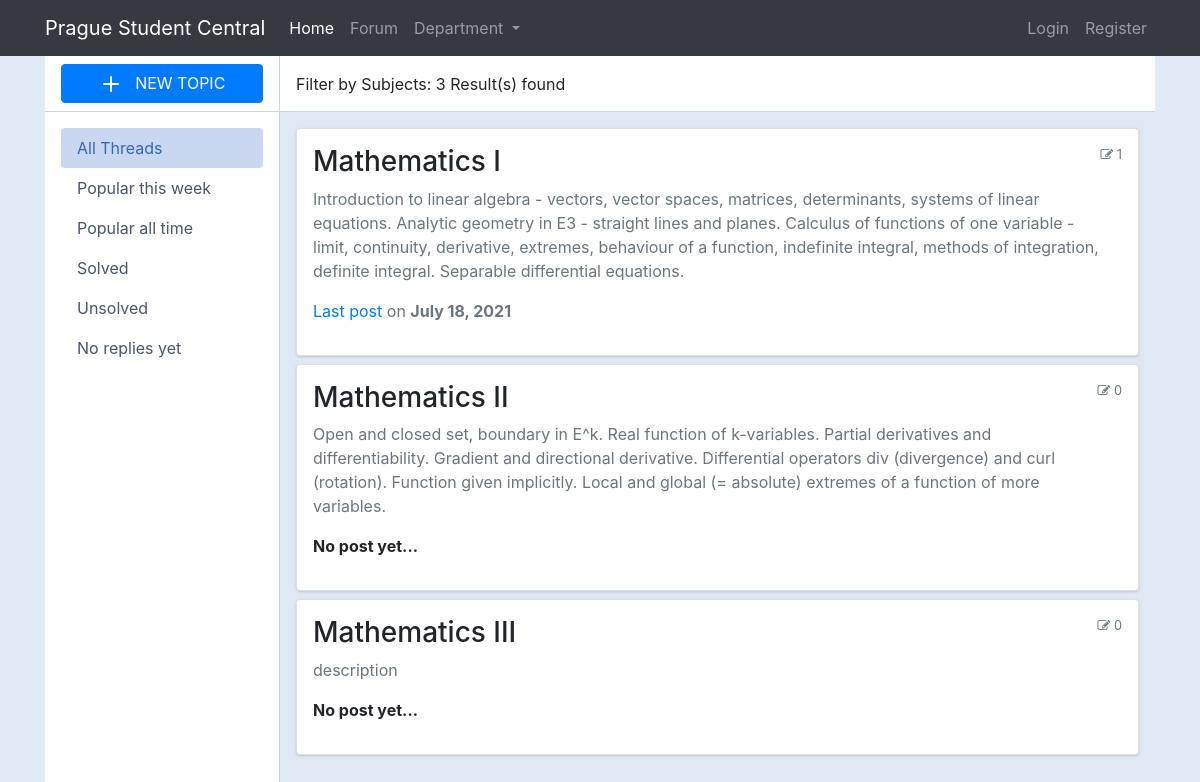
The page /department/1 on the database its author committed.
### main/models.py (models this page shows, shortened)
class Category(models.Model):
    title = models.CharField(max_length=50)
    slug = models.SlugField(max_length=400, unique=True, blank=True)
    description = models.TextField(default="description")
    deptartment = models.ForeignKey(CategoryDept, on_delete=models.CASCADE)
    class Meta:
        verbose_name_plural = "categories"
    def get_url(self):
        return reverse("forum:posts", kwargs={
            "slug":self.slug
        })
    @property
    def num_posts(self):
        return Post.objects.filter(categories=self).count()
    @property
    def last_post(self):
        return Post.objects.filter(categories=self).latest("date")

class Post(models.Model):
    title = models.CharField(max_length=400)
    slug = models.SlugField(max_length=400, unique=True, blank=True)
    user = models.ForeignKey(Author, on_delete=models.CASCADE)
    content = HTMLField()
    categories = models.ManyToManyField(Category)
    date = models.DateTimeField(auto_now_add=True)
    approved = models.BooleanField(default=False)
    hit_count_generic = GenericRelation(HitCount, object_id_field='object_pk',
        related_query_name='hit_count_generic_relation'
    )
    tags = TaggableManager()
    comments = models.ManyToManyField(Comment, blank=True)
    def get_url(self):
        return reverse("forum:detail", kwargs={
            "slug":self.slug
        })

### main/views.py (the view)
# urls.py: path("department/<int:dept_id>", subject_list_by_department, name="dept_filter"),
def subject_list_by_department(request, dept_id):
    context = {}
    dept_all = [t.id for t in CategoryDept.objects.all()]
    if dept_id in dept_all:
        subjects_all = Category.objects.filter(deptartment=dept_id)
    context.update ({
        'subject_filter_by_dept':subjects_all
    })
    return render(request, "screens/subject_list.html", context)

### main/context_processors.py (called while the page is built, shortened)
def search_function(request):
    search_context = {}
    topic = Category.objects.all()
    return search_context

def list_department_function(request):
    dept_context = {
        "departments": CategoryDept.objects.all()
    }
    return dept_context

### main/models.py (called while the page is built)
    def get_absolute_url(self):
        return reverse('forum:dept_filter', args=[self.id])

### templates/screens/subject_list.html (shortened to what this page needs)
{% extends 'root.html' %}
{% block content %}
    <div class="container">
        <div class="main-body p-0">
            <div class="inner-wrapper">
                <div class="inner-sidebar">
                    <div class="inner-sidebar-header justify-content-center">
                        <a href="{% url 'forum:create_subject' %}" class="btn btn-primary has-icon btn-block" type="button" data-toggle="modal" data-target="#threadModal">
                            <svg xmlns="http://www.w3.org/2000/svg" width="24" height="24" viewBox="0 0 24 24" fill="none" stroke="currentColor" stroke-width="2" stroke-linecap="round" stroke-linejoin="round" class="feather feather-plus mr-2">
                                <line x1="12" y1="5" x2="12" y2="19"></line>
                                <line x1="5" y1="12" x2="19" y2="12"></line>
                            </svg>
                            NEW TOPIC
                        </a>
                    </div>
                    <div class="inner-sidebar-body p-0">
                        <div class="p-3 h-100" data-simplebar="init">
                            <div class="simplebar-wrapper" style="margin: -16px;">
                                <div class="simplebar-mask">
                                    <div class="simplebar-offset" style="right: 0px; bottom: 0px;">
                                        <div class="simplebar-content-wrapper" style="height: 100%; overflow: hidden scroll;">
                                            <div class="simplebar-content" style="padding: 16px;">
                                                <nav class="nav nav-pills nav-gap-y-1 flex-column">
                                                    <a href="javascript:void(0)" class="nav-link nav-link-faded has-icon active">All Threads</a>
                                                    <a href="javascript:void(0)" class="nav-link nav-link-faded has-icon">Popular this week</a>
                                                    <a href="javascript:void(0)" class="nav-link nav-link-faded has-icon">Popular all time</a>
                                                    <a href="javascript:void(0)" class="nav-link nav-link-faded has-icon">Solved</a>
                                                    <a href="javascript:void(0)" class="nav-link nav-link-faded has-icon">Unsolved</a>
                                                    <a href="javascript:void(0)" class="nav-link nav-link-faded has-icon">No replies yet</a>
                                                </nav>
                                            </div>
                                        </div>
                                    </div>
                                </div>
                                <div class="simplebar-placeholder" style="width: 234px; height: 292px;"></div>
                            </div>
                        </div>
                    </div>
                </div>
                <div class="inner-main">
                    <div class="inner-main-header">
                        <span>Filter by Subjects: {{ subject_filter_by_dept|length }} Result(s) found </span>
                    </div>
                    <div class="inner-main-body p-2 p-sm-3 collapse forum-content show">
                        {% for subject in subject_filter_by_dept %}
                        <div class="card mb-2">
                            <div class="card-body p-2 p-sm-3">
                                <div class="media forum-item">
                                    <div class="media-body">
                                        <h3><a data-toggle="collapse" data-target=".forum-content" class="text-body" href="{{subject.get_url}}">{{subject.title}}</a></h3>
                                        <p class="text-secondary">{{subject.description}}</p>
                                        {% if subject.num_posts == 0 %}
                                            <p><strong>No post yet... </strong></p>
                                        {% else %}
                                            <p class="text-muted"><a href="{{subject.last_post.get_url}}">Last post</a> on <span class="text-secondary font-weight-bold">{{subject.last_post.date|date}}</span></p>
                                        {% endif %}
                                    </div>
                                    <div class="text-muted small text-center align-self-top">
                                        <span class="d-none d-sm-inline-block"><i class="fa fa-pencil-square-o"  aria-hidden="true"></i> {{subject.num_posts}}</span>
                                    </div>
                                </div>
                            </div>
                        </div>
                        {% endfor %}
                    </div>
                </div>
            </div>
        </div>
    </div>
{% endblock %}

### static/screens2.css (style rules this page uses)
body { margin-top:20px; color: #1a202c; text-align: left; background-color: #e2e8f0; }
.inner-wrapper { position: relative; height: calc(100vh - 3.5rem); transition: transform 0.3s; }
.inner-main, .inner-sidebar { position: absolute; top: 0; bottom: 0; display: flex; flex-direction: column; }
.inner-sidebar { left: 0; width: 235px; border-right: 1px solid #cbd5e0; background-color: #fff; z-index: 1; }
.inner-main { right: 0; left: 235px; }
.inner-main-footer, .inner-main-header, .inner-sidebar-footer, .inner-sidebar-header { height: 3.5rem; border-bottom: 1px solid #cbd5e0; display: flex; align-items: center; padding: 0 1rem; flex-shrink: 0; }
.inner-main-body, .inner-sidebar-body { padding: 1rem; overflow-y: auto; position: relative; flex: 1 1 auto; }
.inner-main-footer, .inner-main-header { background-color: #fff; }
.nav .show>.nav-link.nav-link-faded, .nav-link.nav-link-faded.active, .nav-link.nav-link-faded:active, .nav-pills .nav-link.nav-link-faded.active, .navbar-nav .show>.nav-link.nav-link-faded { color: #3367b5; background-color: #c9d8f0; }
.nav-pills .nav-link.active, .nav-pills .show>.nav-link { color: #fff; background-color: #467bcb; }
.nav-link.has-icon { display: flex; align-items: center; }
.nav-link.active { color: #467bcb; }
.nav-pills .nav-link { border-radius: .25rem; }
.nav-link { color: #4a5568; }
.card { box-shadow: 0 1px 3px 0 rgba(0,0,0,.1), 0 1px 2px 0 rgba(0,0,0,.06); }
.card { position: relative; display: flex; flex-direction: column; min-width: 0; word-wrap: break-word; background-color: #fff; background-clip: border-box; border: 0 solid rgba(0,0,0,.125); border-radius: .25rem; }
.card-body { flex: 1 1 auto; min-height: 1px; padding: 1rem; }
.text-muted, a.text-muted:hover, a.text-muted:focus { color: #acacac; }

### rows shown on the page
Category: title "Mathematics I", description "Introduction to linear algebra - vectors, vector spaces, matrices, determinants, systems of linear equations. Analytic geometry in E3 - straight lines and planes. Calculus of functions of one variable - limit, continuity, derivative, extremes, behaviour of a function, indefinite integral, methods of integration, definite integral. Separable differential equations.", last_post "July 18, 2021", num_posts "1"
Category: title "Mathematics II", description "Open and closed set, boundary in E^k. Real function of k-variables. Partial derivatives and differentiability. Gradient and directional derivative. Differential operators div (divergence) and curl (rotation). Function given implicitly. Local and global (= absolute) extremes of a function of more variables.", shows "No post yet...", num_posts "0"
Category: title "Mathematics III", description "description", shows "No post yet...", num_posts "0"

### other values the page prints
{{ subject_filter_by_dept|length }} "3"
